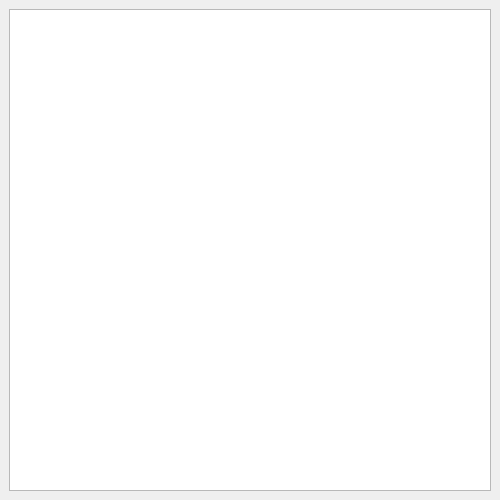
<?xml version="1.0" encoding="UTF-8"?>
<ui version="4.0">
 <class>FileDockWidget</class>
 <widget class="QDockWidget" name="FileDockWidget">
  <property name="geometry">
   <rect>
    <x>0</x>
    <y>0</y>
    <width>500</width>
    <height>500</height>
   </rect>
  </property>
  <property name="windowTitle">
   <string>File</string>
  </property>
  <widget class="QWidget" name="dockWidgetContents">
   <layout class="QVBoxLayout" name="verticalLayout">
    <item>
     <widget class="QListView" name="listView"/>
    </item>
   </layout>
  </widget>
 </widget>
 <resources/>
 <connections/>
</ui>
